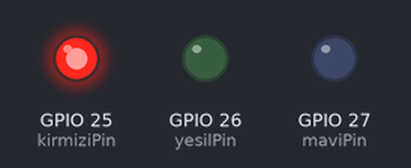
Bench run of a sketch on a simulated ESP32. On the bench: output pins drawn as LEDs (lit = HIGH).

Above: at 0.05 s.
At 1.15 s:
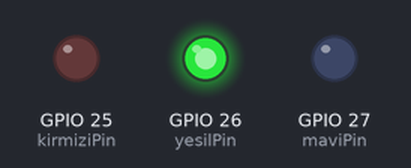
At 2.25 s:
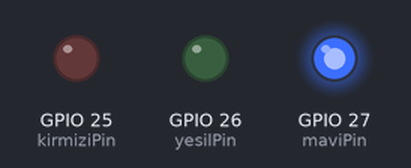
At 4.5 s:
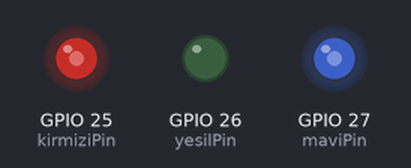
At 6.75 s:
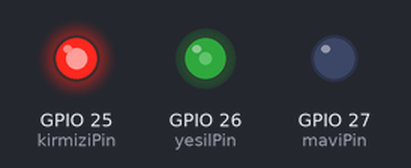
At 9.0 s:
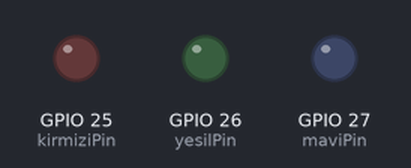
Timing chart, 0 to 11.7 s (numbered marks = the images above):
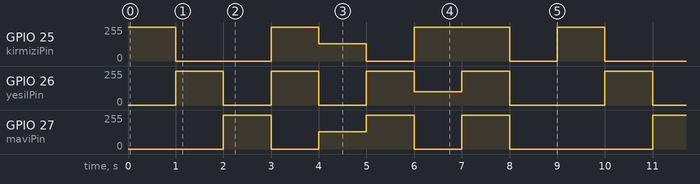

The sketch:

esp32_rgbled.ino
```cpp
// ESP32 RGB LED Pinleri
const int kirmiziPin = 25;
const int yesilPin = 26;
const int maviPin = 27;

void setup() {
  // Pinleri çıkış (OUTPUT) olarak ayarlıyoruz
  pinMode(kirmiziPin, OUTPUT);
  pinMode(yesilPin, OUTPUT);
  pinMode(maviPin, OUTPUT);
}

void loop() {
  // renkAyarla(Kırmızı, Yeşil, Mavi); -> Değerler 0 ile 255 arası olmalıdır.

  // Ana Renkler
  renkAyarla(255, 0, 0);     // Tam Parlak Kırmızı
  delay(1000);

  renkAyarla(0, 255, 0);     // Tam Parlak Yeşil
  delay(1000);

  renkAyarla(0, 0, 255);     // Tam Parlak Mavi
  delay(1000);

  // Ara Renkler (Karışımlar)
  renkAyarla(255, 255, 0);   // Sarı (Kırmızı + Yeşil)
  delay(1000);

  renkAyarla(128, 0, 128);   // Mor (Yarı Kırmızı + Yarı Mavi)
  delay(1000);

  renkAyarla(0, 255, 255);   // Turkuaz / Cyan (Yeşil + Mavi)
  delay(1000);

  renkAyarla(255, 100, 0);   // Turuncu
  delay(1000);

  // Hepsi Açık ve Hepsi Kapalı
  renkAyarla(255, 255, 255); // Beyaz (Tüm renkler maksimumda)
  delay(1000);

  renkAyarla(0, 0, 0);       // Kapalı (Tüm renkler sıfır)
  delay(1000);
}

// Renkleri 0-255 arası PWM sinyali ile karıştırma fonksiyonu
void renkAyarla(int kirmiziDeger, int yesilDeger, int maviDeger) {
  analogWrite(kirmiziPin, kirmiziDeger);
  analogWrite(yesilPin, yesilDeger);
  analogWrite(maviPin, maviDeger);
}
```

Measured:
- by itself, GPIO 26 (yesilPin): repeats every 9.0 s: 2 × (0/255 1.0 s, 255/255 1.0 s), 100/255 1.0 s, 255/255 1.0 s, 0/255 2.0 s, 255/255 1.0 s
- by itself, GPIO 27 (maviPin): repeats every 9.0 s: 0/255 1.0 s, 128/255 1.0 s, 255/255 1.0 s, 0/255 1.0 s, 255/255 1.0 s, 0/255 3.0 s, 255/255 1.0 s
- by itself, GPIO 25 (kirmiziPin): repeats every 9.0 s: 0/255 2.0 s, 255/255 1.0 s, 128/255 1.0 s, 0/255 1.0 s, 255/255 2.0 s, 0/255 1.0 s, 255/255 1.0 s
